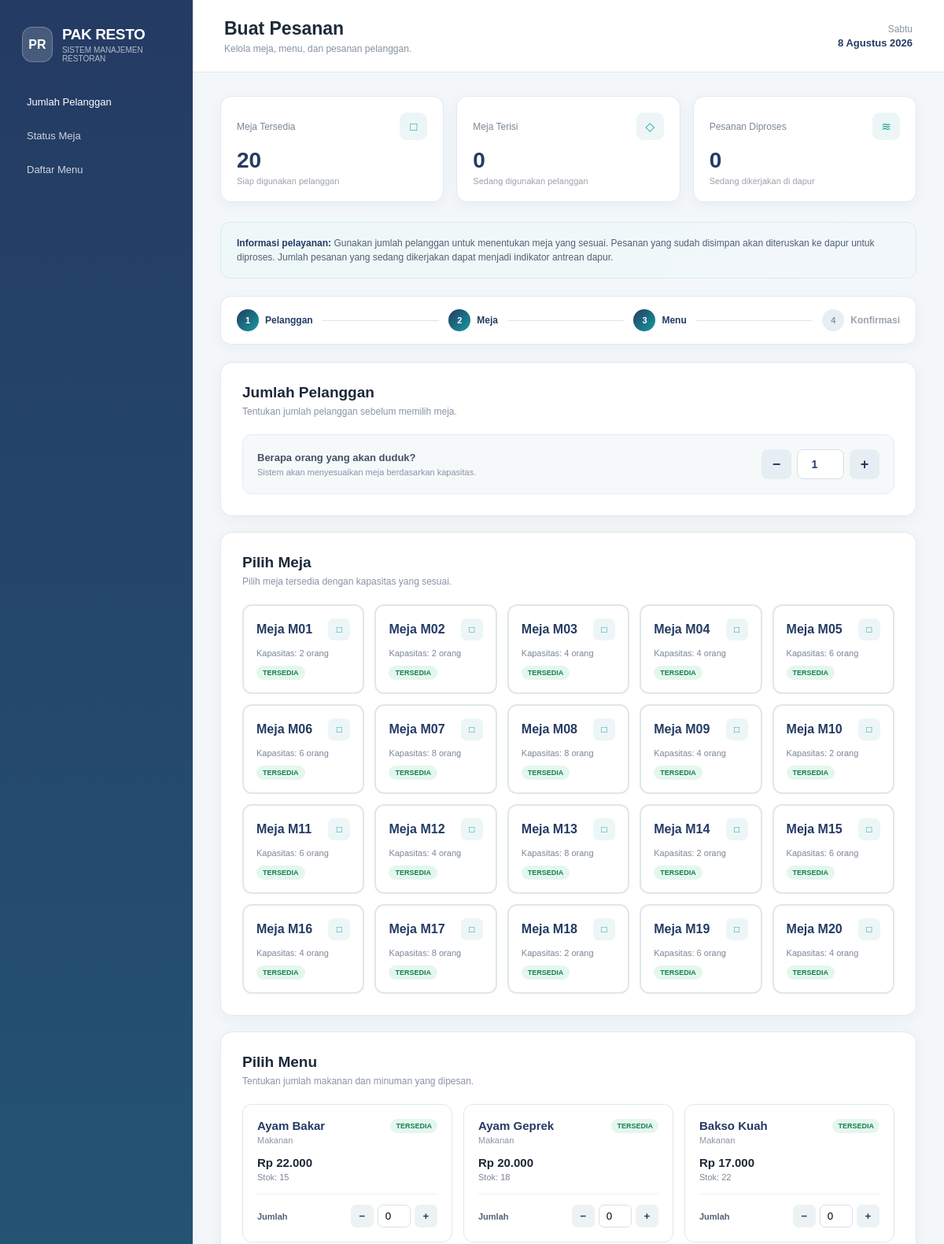
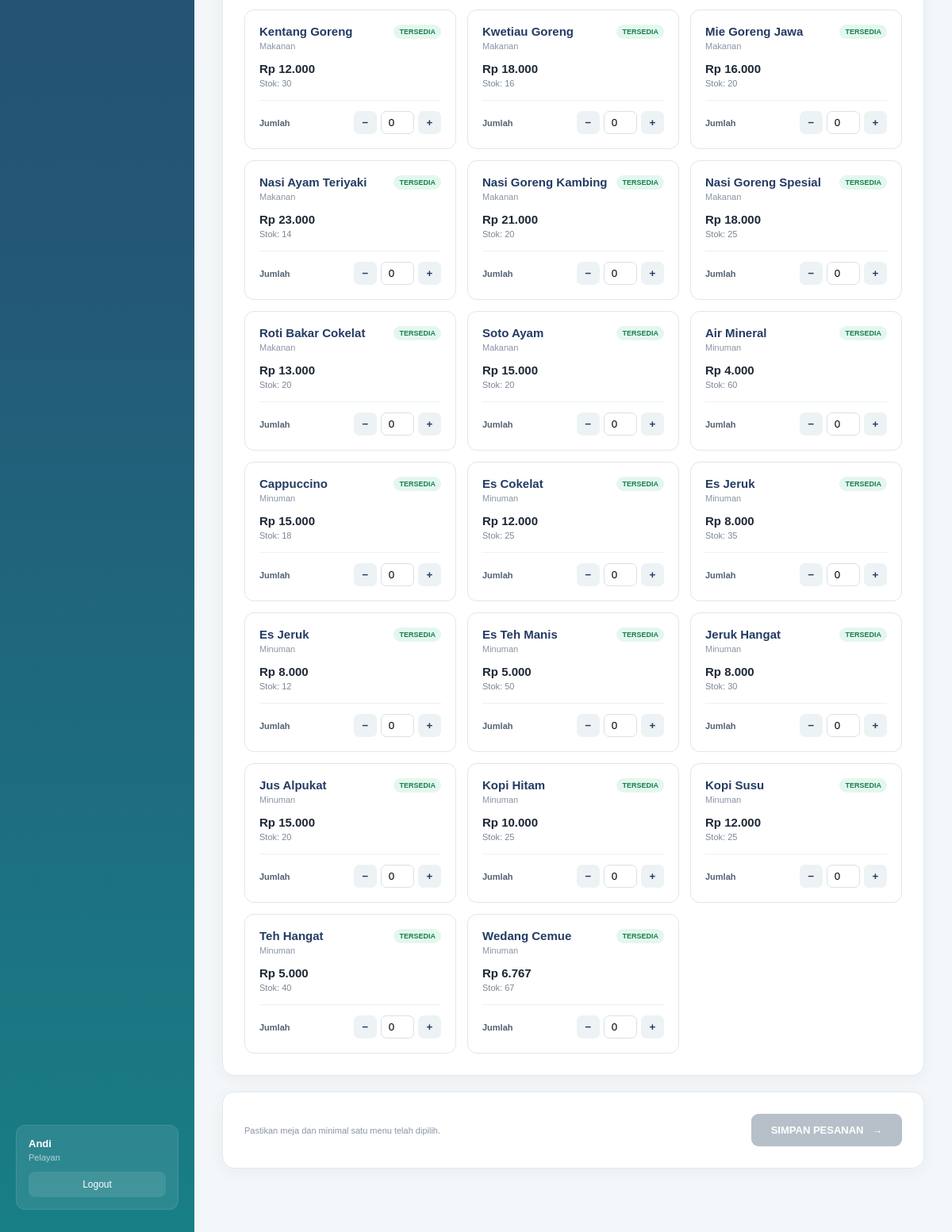
/pelayan/index.php (signed in), run on the app's committed database (2 pictures, top to bottom).
### tables this page shows
CREATE TABLE `meja` (
  `id_meja` int(11) NOT NULL,
  `nomor_meja` varchar(10) NOT NULL,
  `kapasitas` int(11) NOT NULL,
  `status_meja` varchar(20) NOT NULL
);

CREATE TABLE `menu` (
  `id_menu` int(11) NOT NULL,
  `nama_menu` varchar(100) NOT NULL,
  `kategori` varchar(20) NOT NULL,
  `harga` decimal(12,2) NOT NULL,
  `stok_menu` int(11) NOT NULL,
  `status_ketersediaan` varchar(20) NOT NULL
);

### pelayan/index.php (the view, shortened to what this page needs)
<?php
require_once "../config/database.php";
$sql_meja = "
    SELECT
        id_meja,
        nomor_meja,
        kapasitas,
        status_meja
    FROM meja
    ORDER BY id_meja ASC
";
$result_meja = $conn->query($sql_meja);
$sql_menu = "
    SELECT
        id_menu,
        nama_menu,
        kategori,
        harga,
        stok_menu,
        status_ketersediaan
    FROM menu
    ORDER BY kategori ASC, nama_menu ASC
";
$result_menu = $conn->query($sql_menu);
$sql_meja_summary = "
    SELECT
        SUM(
            CASE
                WHEN status_meja = 'tersedia'
                THEN 1
                ELSE 0
            END
        ) AS meja_tersedia,
        SUM(
            CASE
                WHEN status_meja = 'terisi'
                THEN 1
                ELSE 0
            END
        ) AS meja_terisi
    FROM meja
";
$result_meja_summary =
    $conn->query($sql_meja_summary);
$meja_summary =
    $result_meja_summary->fetch_assoc();
$meja_tersedia =
    (int) ($meja_summary['meja_tersedia'] ?? 0);
$meja_terisi =
    (int) ($meja_summary['meja_terisi'] ?? 0);
$sql_processing = "
    SELECT COUNT(*) AS total
    FROM pesanan
    WHERE status_pemesanan = 'diproses'
";
$result_processing =
    $conn->query($sql_processing);
$processing_data =
    $result_processing->fetch_assoc();
$pesanan_diproses =
    (int) ($processing_data['total'] ?? 0);
$hari = [
    'Sunday'    => 'Minggu',
    'Monday'    => 'Senin',
    'Tuesday'   => 'Selasa',
    'Wednesday' => 'Rabu',
    'Thursday'  => 'Kamis',
    'Friday'    => 'Jumat',
    'Saturday'  => 'Sabtu'
];
$bulan = [
    1  => 'Januari',
    2  => 'Februari',
    3  => 'Maret',
    4  => 'April',
    5  => 'Mei',
    6  => 'Juni',
    7  => 'Juli',
    8  => 'Agustus',
    9  => 'September',
    10 => 'Oktober',
    11 => 'November',
    12 => 'Desember'
];
$hari_ini =
    $hari[date('l')];
$tanggal_hari_ini =
    date('j')
    . ' '
    . $bulan[(int) date('n')]
    . ' '
    . date('Y');
?>
<!DOCTYPE html>
<html lang="id">
<head>
</head>
<body>
<div class="app">
<aside class="sidebar">
    <div class="logo-area">
        <div class="logo">
            PR
        </div>
        <div>
            <div class="logo-name">
                PAK RESTO
            </div>
            <div class="logo-subtitle">
                SISTEM MANAJEMEN RESTORAN
            </div>
        </div>
    </div>
    <nav class="sidebar-menu">
        <a
            href="#pelanggan"
            class="sidebar-item active"
        >
            Jumlah Pelanggan
        </a>
        <a
            href="#meja"
            class="sidebar-item"
        >
            Status Meja
        </a>
        <a
            href="#menu"
            class="sidebar-item"
        >
            Daftar Menu
        </a>
    </nav>
    <div class="sidebar-bottom">
        <div class="user-card">
            <div>
                <div class="user-name">
                    <?= htmlspecialchars(
                        $_SESSION['nama_pegawai']
                    ) ?>
                </div>
                <div class="user-role">
                    Pelayan
                </div>
            </div>
            <a
                href="../auth/logout.php"
                class="logout"
            >
                Logout
            </a>
        </div>
    </div>
</aside>
<main class="main">
    <header class="topbar">
        <div>
            <h1 class="page-title">
                Buat Pesanan
            </h1>
            <div class="page-description">
                Kelola meja, menu, dan pesanan pelanggan.
            </div>
        </div>
        <div class="date-box">
            <div class="date-day">
                <?= $hari_ini ?>
            </div>
            <div class="date-value">
                <?= $tanggal_hari_ini ?>
            </div>
        </div>
    </header>
    <div class="content">
        <div class="summary-grid">
            <div class="summary-card">
                <div class="summary-top">
                    <div class="summary-label">
                        Meja Tersedia
                    </div>
                    <div class="summary-icon">
                        □
                    </div>
                </div>
                <div class="summary-number">
                    <?= $meja_tersedia ?>
                </div>
                <div class="summary-note">
                    Siap digunakan pelanggan
                </div>
            </div>
            <div class="summary-card">
                <div class="summary-top">
                    <div class="summary-label">
                        Meja Terisi
                    </div>
                    <div class="summary-icon">
                        ◇
                    </div>
                </div>
                <div class="summary-number">
                    <?= $meja_terisi ?>
                </div>
                <div class="summary-note">
                    Sedang digunakan pelanggan
                </div>
            </div>
            <div class="summary-card">
                <div class="summary-top">
                    <div class="summary-label">
                        Pesanan Diproses
                    </div>
                    <div class="summary-icon">
                        ≋
                    </div>
                </div>
                <div class="summary-number">
                    <?= $pesanan_diproses ?>
                </div>
                <div class="summary-note">
                    Sedang dikerjakan di dapur
                </div>
            </div>
        </div>
        <div class="process-info">
            <strong>
                Informasi pelayanan:
            </strong>
            Gunakan jumlah pelanggan untuk
            menentukan meja yang sesuai.
            Pesanan yang sudah disimpan akan
            diteruskan ke dapur untuk diproses.
            Jumlah pesanan yang sedang dikerjakan
            dapat menjadi indikator antrean dapur.
        </div>
        <div class="stepper">
            <div class="step active">
                <div class="step-number">
                    1
                </div>
                Pelanggan
            </div>
            <div class="step-line"></div>
            <div class="step active">
                <div class="step-number">
                    2
                </div>
                Meja
            </div>
            <div class="step-line"></div>
            <div class="step active">
                <div class="step-number">
                    3
                </div>
                Menu
            </div>
            <div class="step-line"></div>
            <div class="step">
                <div class="step-number">
                    4
                </div>
                Konfirmasi
            </div>
        </div>
        <form
            method="POST"
            action="simpan_pesanan.php"
            id="order-form"
        >
        <div
            class="card"
            id="pelanggan"
        >
            <h2 class="card-title">
                Jumlah Pelanggan
            </h2>
            <p class="card-description">
                Tentukan jumlah pelanggan sebelum
                memilih meja.
            </p>
            <div class="customer-section">
                <div>
                    <div class="customer-label">
                        Berapa orang yang akan duduk?
                    </div>
                    <div class="customer-help">
                        Sistem akan menyesuaikan meja
                        berdasarkan kapasitas.
                    </div>
                </div>
                <div class="counter">
                    <button
                        type="button"
                        class="counter-button"
                        onclick="changeCustomers(-1)"
                    >
                        −
                    </button>
                    <input
                        type="number"
                        id="jumlah_pelanggan"
                        name="jumlah_pelanggan"
                        min="1"
                        value="1"
                        required
                    >
                    <button
                        type="button"
                        class="counter-button"
                        onclick="changeCustomers(1)"
                    >
                        +
                    </button>
                </div>
            </div>
        </div>
        <div
            class="card"
            id="meja"
        >
            <h2 class="card-title">
                Pilih Meja
            </h2>
            <p class="card-description">
                Pilih meja tersedia dengan kapasitas
                yang sesuai.
            </p>
            <div class="table-grid">
            <?php
            while (
                $meja =
                $result_meja->fetch_assoc()
            ) {
                $tersedia =
                    $meja['status_meja']
                    === 'tersedia';
            ?>
                <div
                    class="table-option
                    <?= !$tersedia
                        ? 'disabled'
                        : '' ?>"
                    data-capacity="<?= htmlspecialchars(
                        $meja['kapasitas']
                    ) ?>"
                    onclick="selectTable(this)"
                >
                    <div class="table-top">
                        <div class="table-number">
                            Meja
                            <?= htmlspecialchars(
                                $meja['nomor_meja']
                            ) ?>
                        </div>
                        <div class="table-icon">
                            □
                        </div>
                    </div>
                    <div class="table-capacity">
                        Kapasitas:
                        <?= htmlspecialchars(
                            $meja['kapasitas']
                        ) ?>
                        orang
                    </div>
                    <div class="table-status">
                        TERSEDIA
                    </div>
                </div>
            <?php
            }
            ?>
            </div>
        </div>
        <div
            class="card"
            id="menu"
        >
            <h2 class="card-title">
                Pilih Menu
            </h2>
            <p class="card-description">
                Tentukan jumlah makanan dan minuman
                yang dipesan.
            </p>
            <div class="menu-grid">
            <?php
            while (
                $menu =
                $result_menu->fetch_assoc()
            ) {
                $habis =
                    (
                        $menu['stok_menu'] <= 0
                        ||
                        $menu['status_ketersediaan']
                        === 'habis'
                    );
            ?>
                <div
                    class="menu-item
                    <?= $habis
                        ? 'habis'
                        : '' ?>"
                >
                    <div class="menu-top">
                        <div>
                            <div class="menu-name">
                                <?= htmlspecialchars(
                                    $menu['nama_menu']
                                ) ?>
                            </div>
                            <div class="menu-category">
                                <?= htmlspecialchars(
                                    $menu['kategori']
                                ) ?>
                            </div>
                        </div>
                        <div
                            class="stock-badge
                            <?= $habis
                                ? 'empty'
                                : '' ?>"
                        >
                            <?= $habis
                                ? 'HABIS'
                                : 'TERSEDIA' ?>
                        </div>
                    </div>
                    <div class="menu-price">
                        Rp
                        <?= number_format(
                            $menu['harga'],
                            0,
                            ',',
                            '.'
                        ) ?>
                    </div>
                    <div class="menu-stock">
                        Stok:
                        <?= htmlspecialchars(
                            $menu['stok_menu']
                        ) ?>
                    </div>
                    <div class="quantity">
                        <span class="quantity-label">
                            Jumlah
                        </span>
                        <div class="quantity-control">
                            <button
                                type="button"
                                class="quantity-button"
                                onclick="changeQuantity(
                                    this,
                                    -1
                                )"
                                <?= $habis
                                    ? 'disabled'
                                    : '' ?>
                            >
                                −
                            </button>
                            <input
                                type="number"
                                class="quantity-input"
                                name="jumlah[<?= htmlspecialchars(
                                    $menu['id_menu']
                                ) ?>]"
                                min="0"
                                max="<?= htmlspecialchars(
                                    $menu['stok_menu']
                                ) ?>"
                                value="0"
                                <?= $habis
                                    ? 'disabled'
                                    : '' ?>
                            >
                            <button
                                type="button"
                                class="quantity-button"
                                onclick="changeQuantity(
                                    this,
                                    1
                                )"
                                <?= $habis
                                    ? 'disabled'
                                    : '' ?>
                            >
                                +
                            </button>
                        </div>
                    </div>
                </div>
            <?php
            }
            ?>
            </div>
        </div>
        <div class="card submit-area">
            <div class="submit-info">
                Pastikan meja dan minimal satu
                menu telah dipilih.
            </div>
            <button
                type="submit"
                class="button"
                id="submit-button"
                disabled
            >
                SIMPAN PESANAN
                &nbsp; →
            </button>
        </div>
        </form>
    </div>
</main>
</div>
</body>
</html>

### data on the page
meja: nomor_meja "M01", kapasitas "2"
meja: nomor_meja "M02", kapasitas "2"
meja: nomor_meja "M03", kapasitas "4"
meja: nomor_meja "M04", kapasitas "4"
meja: nomor_meja "M05", kapasitas "6"
meja: nomor_meja "M06", kapasitas "6"
meja: nomor_meja "M07", kapasitas "8"
meja: nomor_meja "M08", kapasitas "8"
meja: nomor_meja "M09", kapasitas "4"
meja: nomor_meja "M10", kapasitas "2"
meja: nomor_meja "M11", kapasitas "6"
meja: nomor_meja "M12", kapasitas "4"
meja: nomor_meja "M13", kapasitas "8"
meja: nomor_meja "M14", kapasitas "2"
meja: nomor_meja "M15", kapasitas "6"
meja: nomor_meja "M16", kapasitas "4"
meja: nomor_meja "M17", kapasitas "8"
meja: nomor_meja "M18", kapasitas "2"
meja: nomor_meja "M19", kapasitas "6"
meja: nomor_meja "M20", kapasitas "4"
menu: nama_menu "Ayam Bakar", kategori "Makanan", shows "TERSEDIA", harga "22.000", stok_menu "15", stok_menu+status_ketersediaan "0"
menu: nama_menu "Ayam Geprek", kategori "Makanan", shows "TERSEDIA", harga "20.000", stok_menu "18", stok_menu+status_ketersediaan "0"
menu: nama_menu "Bakso Kuah", kategori "Makanan", shows "TERSEDIA", harga "17.000", stok_menu "22", stok_menu+status_ketersediaan "0"
menu: nama_menu "Kentang Goreng", kategori "Makanan", shows "TERSEDIA", harga "12.000", stok_menu "30", stok_menu+status_ketersediaan "0"
menu: nama_menu "Kwetiau Goreng", kategori "Makanan", shows "TERSEDIA", harga "18.000", stok_menu "16", stok_menu+status_ketersediaan "0"
menu: nama_menu "Mie Goreng Jawa", kategori "Makanan", shows "TERSEDIA", harga "16.000", stok_menu "20", stok_menu+status_ketersediaan "0"
menu: nama_menu "Nasi Ayam Teriyaki", kategori "Makanan", shows "TERSEDIA", harga "23.000", stok_menu "14", stok_menu+status_ketersediaan "0"
menu: nama_menu "Nasi Goreng Kambing", kategori "Makanan", shows "TERSEDIA", harga "21.000", stok_menu "20", stok_menu+status_ketersediaan "0"
menu: nama_menu "Nasi Goreng Spesial", kategori "Makanan", shows "TERSEDIA", harga "18.000", stok_menu "25", stok_menu+status_ketersediaan "0"
menu: nama_menu "Roti Bakar Cokelat", kategori "Makanan", shows "TERSEDIA", harga "13.000", stok_menu "20", stok_menu+status_ketersediaan "0"
menu: nama_menu "Soto Ayam", kategori "Makanan", shows "TERSEDIA", harga "15.000", stok_menu "20", stok_menu+status_ketersediaan "0"
menu: nama_menu "Air Mineral", kategori "Minuman", shows "TERSEDIA", harga "4.000", stok_menu "60", stok_menu+status_ketersediaan "0"
menu: nama_menu "Cappuccino", kategori "Minuman", shows "TERSEDIA", harga "15.000", stok_menu "18", stok_menu+status_ketersediaan "0"
menu: nama_menu "Es Cokelat", kategori "Minuman", shows "TERSEDIA", harga "12.000", stok_menu "25", stok_menu+status_ketersediaan "0"
menu: nama_menu "Es Jeruk", kategori "Minuman", shows "TERSEDIA", harga "8.000", stok_menu "35", stok_menu+status_ketersediaan "0"
menu: nama_menu "Es Jeruk", kategori "Minuman", shows "TERSEDIA", harga "8.000", stok_menu "12", stok_menu+status_ketersediaan "0"
menu: nama_menu "Es Teh Manis", kategori "Minuman", shows "TERSEDIA", harga "5.000", stok_menu "50", stok_menu+status_ketersediaan "0"
menu: nama_menu "Jeruk Hangat", kategori "Minuman", shows "TERSEDIA", harga "8.000", stok_menu "30", stok_menu+status_ketersediaan "0"
menu: nama_menu "Jus Alpukat", kategori "Minuman", shows "TERSEDIA", harga "15.000", stok_menu "20", stok_menu+status_ketersediaan "0"
menu: nama_menu "Kopi Hitam", kategori "Minuman", shows "TERSEDIA", harga "10.000", stok_menu "25", stok_menu+status_ketersediaan "0"
menu: nama_menu "Kopi Susu", kategori "Minuman", shows "TERSEDIA", harga "12.000", stok_menu "25", stok_menu+status_ketersediaan "0"
menu: nama_menu "Teh Hangat", kategori "Minuman", shows "TERSEDIA", harga "5.000", stok_menu "40", stok_menu+status_ketersediaan "0"
menu: nama_menu "Wedang Cemue", kategori "Minuman", shows "TERSEDIA", harga "6.767", stok_menu "67", stok_menu+status_ketersediaan "0"

### other printed values
$_SESSION['nama_pegawai'] "Andi"
$meja_tersedia "20"
$meja_terisi "0"
$pesanan_diproses "0"
